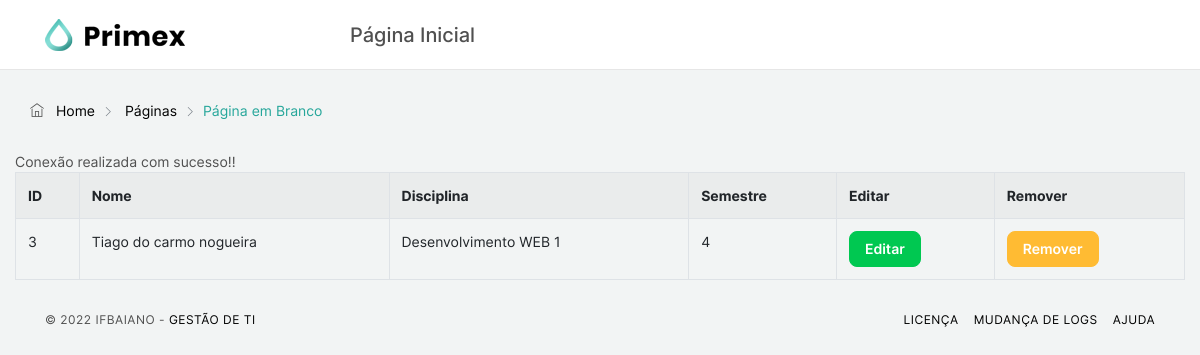
The app's page /page.php?page=listar_professor (signed in) with its own data.
### tables this page shows
CREATE TABLE `professores` (
  `id` int NOT NULL AUTO_INCREMENT,
  `nome` varchar(45) DEFAULT NULL,
  `disciplinas_id` int NOT NULL,
  PRIMARY KEY (`id`,`disciplinas_id`),
  KEY `fk_professores_disciplinas1_idx` (`disciplinas_id`),
  CONSTRAINT `fk_professores_disciplinas1` FOREIGN KEY (`disciplinas_id`) REFERENCES `disciplinas` (`id`)
);

CREATE TABLE `disciplinas` (
  `id` int NOT NULL AUTO_INCREMENT,
  `disciplina` varchar(45) DEFAULT NULL,
  `periodo` varchar(45) DEFAULT NULL,
  PRIMARY KEY (`id`)
);

### pages/listar_professor.php (the view, shortened to what this page needs)
<?php
    include("./includes/conn.php");
?>
<table id="professores" class="table table-striped table-bordered">
    <tr>
        <td><strong>ID</strong></td>
        <td><strong>Nome</strong></td>
        <td><strong>Disciplina</strong></td>
        <td><strong>Semestre</strong></td>
        <td><strong>Editar</strong></td>
        <td><strong>Remover</strong></td>
    </tr>
    <?php
        $sql="SELECT professores.id, professores.nome,disciplinas.disciplina, disciplinas.periodo
        FROM professores
        JOIN disciplinas
        ON professores.id;  ";
        $result = mysqli_query($conn, $sql);
        while ($row = mysqli_fetch_array($result)) {
        ?>
            <tr>
                <td><?php echo $row[0]; ?></td>
                <td><?php echo $row[1]; ?></td>
                <td><?php echo $row[2]; ?></td>
                <td><?php echo $row[3]; ?></td>
                <td>
                    <button class="btn btn-success">
                        <a class="text-white" href="pages/editar_professor.php?id=<?php echo $row[0]; ?> ">Editar</a>
                    </button>
                </td>
                <td>
                    <button class="btn btn-warning ">
                        <a class="text-white" href="pages/delet_professor.php?id=
                        <?php echo $row[0]; ?> " onclick="return confirm
                        ('Tem certeza que deseja deletar esse registro?');">Remover</a>
                    </button>
                </td>
            </tr>
        <?php
        }
    ?>
</table>

### records on screen
professores: id "3", nome "Tiago do carmo nogueira", disciplinas.disciplina "Desenvolvimento WEB 1", disciplinas.periodo "4"
